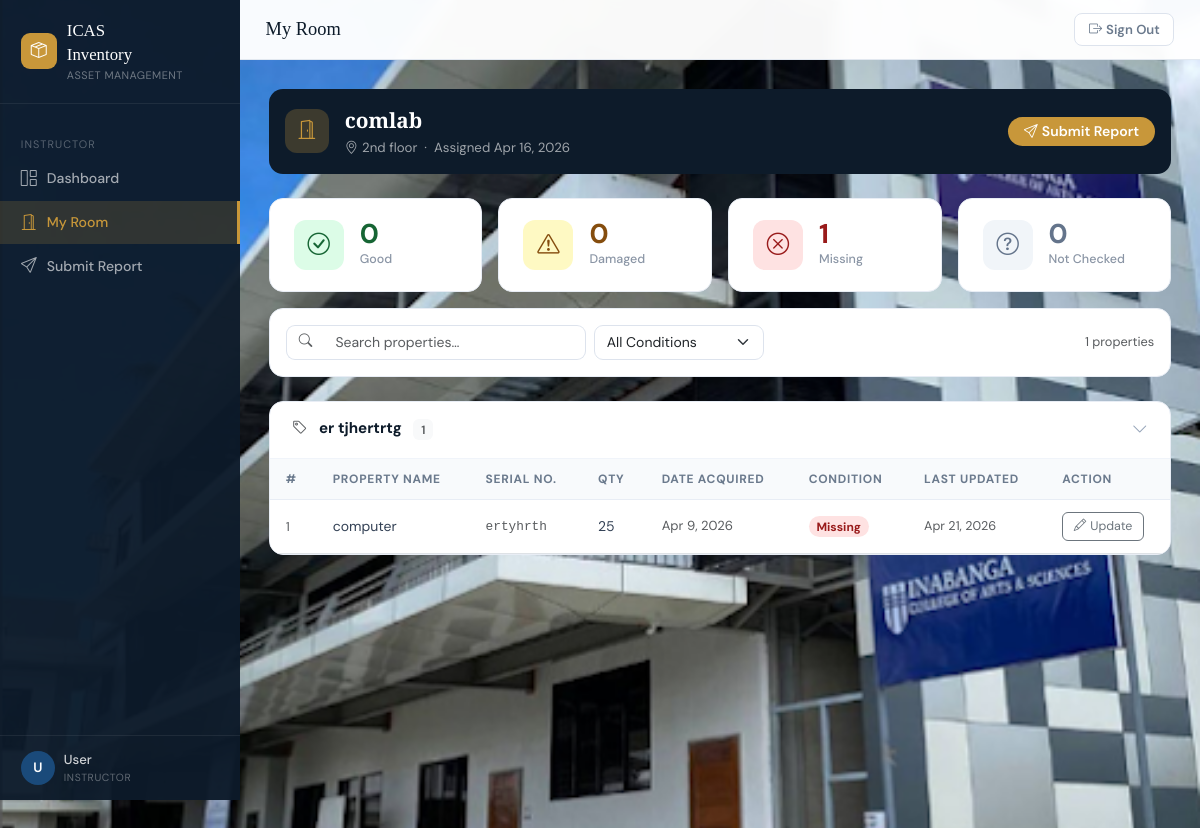
The page /instructor/my_room.php (signed in) on the database its author committed.
### tables this page shows
CREATE TABLE `room_assignments` (
  `id` int(11) NOT NULL,
  `instructor_id` int(11) NOT NULL,
  `room_id` int(11) NOT NULL,
  `assigned_date` date DEFAULT curdate()
);

CREATE TABLE `rooms` (
  `id` int(11) NOT NULL,
  `room_name` varchar(100) NOT NULL,
  `location` varchar(100) DEFAULT NULL,
  `description` text DEFAULT NULL
);

CREATE TABLE `properties` (
  `id` int(11) NOT NULL,
  `room_id` int(11) NOT NULL,
  `property_name` varchar(150) NOT NULL,
  `category` varchar(100) DEFAULT NULL,
  `serial_no` varchar(100) DEFAULT NULL,
  `quantity` int(11) DEFAULT 1,
  `date_acquired` date DEFAULT NULL,
  `remarks` text DEFAULT NULL
);

### instructor/my_room.php (the view, shortened to what this page needs)
<?php
require_once '../config/db.php';
$user = current_user();
$user_id = $user['id'];
$stmt = $pdo->prepare('
    SELECT ra.id AS assignment_id, r.id AS room_id,
           r.room_name, r.location, r.description, ra.assigned_date
    FROM room_assignments ra
    JOIN rooms r ON r.id = ra.room_id
    WHERE ra.instructor_id = ?
    ORDER BY ra.assigned_date DESC
    LIMIT 1
');
$stmt->execute([$user_id]);
$room = $stmt->fetch();
$properties = [];
if ($room) {
    $stmt = $pdo->prepare('
        SELECT
            p.*,
            pc.conditions   AS latest_condition,
            pc.notes       AS latest_notes,
            pc.reported_at AS latest_reported_at
        FROM properties p
        LEFT JOIN (
            SELECT pc1.*
            FROM property_conditions pc1
            INNER JOIN (
                SELECT property_id, MAX(reported_at) AS latest
                FROM property_conditions
                WHERE instructor_id = ?
                GROUP BY property_id
            ) newest ON pc1.property_id = newest.property_id
                     AND pc1.reported_at = newest.latest
            WHERE pc1.instructor_id = ?
        ) pc ON pc.property_id = p.id
        WHERE p.room_id = ?
        ORDER BY p.category, p.property_name
    ');
    $stmt->execute([$user_id, $user_id, $room['room_id']]);
    $properties = $stmt->fetchAll();
}
$by_category = [];
foreach ($properties as $prop) {
    $cat = $prop['category'] ?: 'Uncategorized';
    $by_category[$cat][] = $prop;
}
$count_good    = 0;
$count_damaged = 0;
$count_missing = 0;
$count_unset   = 0;
foreach ($properties as $p) {
    if     ($p['latest_condition'] === 'good')    $count_good++;
    elseif ($p['latest_condition'] === 'damaged') $count_damaged++;
    elseif ($p['latest_condition'] === 'missing') $count_missing++;
    else                                          $count_unset++;
}
require_once '../includes/header.php';
?>
<?php if (!$room): ?>
<div class="card-section text-center py-5">
    <i class="bi bi-building-slash" style="font-size:3rem;color:#d0d7e3;display:block;margin-bottom:1rem"></i>
    <h4 class="fw-bold" style="color:var(--brand-navy)">No Room Assigned</h4>
    <p class="text-muted mb-0">You have not been assigned to a room yet.<br>Please contact an administrator.</p>
</div>
<?php else: ?>
<div class="card-section mb-4" style="background:var(--brand-navy);color:#fff;border:none">
    <div class="p-3 d-flex align-items-center justify-content-between flex-wrap gap-3">
        <div class="d-flex align-items-center gap-3">
            <div style="width:44px;height:44px;background:rgba(200,151,58,.25);border-radius:12px;display:flex;align-items:center;justify-content:center;font-size:1.2rem;flex-shrink:0">
                <i class="bi bi-door-open" style="color:var(--brand-gold)"></i>
            </div>
            <div>
                <div style="font-family:'Playfair Display',serif;font-size:1.3rem;font-weight:700">
                    <?= htmlspecialchars($room['room_name']) ?>
                </div>
                <div style="font-size:.83rem;opacity:.6;margin-top:2px">
                    <?php if ($room['location']): ?>
                        <i class="bi bi-geo-alt me-1"></i><?= htmlspecialchars($room['location']) ?> &nbsp;·&nbsp;
                    <?php endif; ?>
                    Assigned <?= date('M j, Y', strtotime($room['assigned_date'])) ?>
                </div>
            </div>
        </div>
        <a href="submit_report.php" class="btn btn-sm rounded-pill px-3" style="background:var(--brand-gold);color:#fff;font-weight:600;border:none">
            <i class="bi bi-send me-1"></i>Submit Report
        </a>
    </div>
</div>
<div class="row g-3 mb-3">
    <?php
    $summaries = [
        ['label' => 'Good',        'count' => $count_good,    'icon' => 'check-circle',        'bg' => '#dcfce7', 'color' => '#166534'],
        ['label' => 'Damaged',     'count' => $count_damaged, 'icon' => 'exclamation-triangle', 'bg' => '#fef9c3', 'color' => '#854d0e'],
        ['label' => 'Missing',     'count' => $count_missing, 'icon' => 'x-circle',            'bg' => '#fee2e2', 'color' => '#991b1b'],
        ['label' => 'Not Checked', 'count' => $count_unset,   'icon' => 'question-circle',     'bg' => '#f1f5f9', 'color' => '#64748b'],
    ];
    foreach ($summaries as $s):
    ?>
        <div class="col-6 col-md-3">
            <div class="stat-card">
                <div class="stat-icon" style="background:<?= $s['bg'] ?>">
                    <i class="bi bi-<?= $s['icon'] ?>" style="color:<?= $s['color'] ?>"></i>
                </div>
                <div>
                    <div class="stat-value" style="color:<?= $s['color'] ?>"><?= $s['count'] ?></div>
                    <div class="stat-label"><?= $s['label'] ?></div>
                </div>
            </div>
        </div>
    <?php endforeach; ?>
</div>
<div class="card-section mb-4">
    <div class="p-3 d-flex align-items-center gap-2 flex-wrap">
        <div class="input-group" style="max-width:300px">
            <span class="input-group-text bg-white border-end-0" style="border-radius:9px 0 0 9px;border-color:#dde3ed">
                <i class="bi bi-search text-muted" style="font-size:.85rem"></i>
            </span>
            <input type="text" id="searchInput" class="form-control border-start-0"
                   placeholder="Search properties…"
                   style="border-radius:0 9px 9px 0;border-color:#dde3ed;font-size:.875rem"
                   oninput="filterTable()">
        </div>
        <select id="conditionFilter" class="form-select" style="max-width:170px;font-size:.875rem;border-radius:9px;border-color:#dde3ed" onchange="filterTable()">
            <option value="">All Conditions</option>
        </select>
        <div class="ms-auto text-muted" style="font-size:.8rem" id="countLabel">
            <?= count($properties) ?> properties
        </div>
    </div>
</div>
<?php if (empty($properties)): ?>
    <div class="card-section">
        <div class="empty-state">
            <i class="bi bi-archive"></i>
            <p>No properties found in this room.<br>Please contact an administrator to add items.</p>
        </div>
    </div>
<?php else: ?>
    <?php foreach ($by_category as $category => $items): ?>
        <div class="card-section mb-3 category-block">
            <div class="card-section-header" style="cursor:pointer" onclick="toggleCategory(this)">
                <h3 class="card-section-title">
                    <i class="bi bi-tag me-2 text-muted"></i>
                    <?= htmlspecialchars($category) ?>
                    <span class="badge bg-light text-muted ms-2" style="font-size:.75rem;font-weight:600"><?= count($items) ?></span>
                </h3>
                <i class="bi bi-chevron-down toggle-chevron" style="color:#94a3b8;transition:transform .2s"></i>
            </div>
            <div class="table-responsive category-body">
                <table class="table table-hover" id="propTable">
                    <thead>
                        <tr>
                            <th>#</th>
                            <th>Property Name</th>
                            <th>Serial No.</th>
                            <th>Qty</th>
                            <th>Date Acquired</th>
                            <th>Condition</th>
                            <th>Last Updated</th>
                            <th>Action</th>
                        </tr>
                    </thead>
                    <tbody>
                        <?php foreach ($items as $i => $prop): ?>
                            <?php
                            $cond = $prop['latest_condition'];
                            $badgeMap = [
                                'good'    => ['cls' => 'badge-good',    'label' => 'Good'],
                                'damaged' => ['cls' => 'badge-damaged', 'label' => 'Damaged'],
                                'missing' => ['cls' => 'badge-missing', 'label' => 'Missing'],
                            ];
                            $badge = $badgeMap[$cond] ?? null;
                            ?>
                            <tr class="prop-row"
                                data-name="<?= strtolower(htmlspecialchars($prop['property_name'])) ?>"
                                data-condition="<?= $cond ?? 'unchecked' ?>">
                                <td class="text-muted" style="font-size:.8rem"><?= $i + 1 ?></td>
                                <td class="fw-500"><?= htmlspecialchars($prop['property_name']) ?></td>
                                <td class="text-muted font-monospace" style="font-size:.8rem">
                                    <?= $prop['serial_no'] ? htmlspecialchars($prop['serial_no']) : '—' ?>
                                </td>
                                <td><?= (int) $prop['quantity'] ?></td>
                                <td class="text-muted" style="font-size:.82rem">
                                    <?= $prop['date_acquired'] ? date('M j, Y', strtotime($prop['date_acquired'])) : '—' ?>
                                </td>
                                <td>
                                    <?php if ($badge): ?>
                                        <span class="badge rounded-pill <?= $badge['cls'] ?>" style="font-size:.75rem">
                                            <?= $badge['label'] ?>
                                        </span>
                                    <?php else: ?>
                                        <span class="badge rounded-pill" style="background:#f1f5f9;color:#94a3b8;font-size:.75rem">Not Checked</span>
                                    <?php endif; ?>
                                </td>
                                <td class="text-muted" style="font-size:.79rem;white-space:nowrap">
                                    <?= $prop['latest_reported_at'] ? date('M j, Y', strtotime($prop['latest_reported_at'])) : '—' ?>
                                </td>
                                <td>
                                    <button class="btn btn-sm btn-outline-secondary rounded-2"
                                            style="font-size:.78rem;padding:.25rem .65rem"
                                            onclick="openConditionModal(<?= $prop['id'] ?>, '<?= htmlspecialchars(addslashes($prop['property_name'])) ?>', '<?= $cond ?? '' ?>', '<?= htmlspecialchars(addslashes($prop['latest_notes'] ?? '')) ?>')">
                                        <i class="bi bi-pencil me-1"></i>Update
                                    </button>
                                </td>
                            </tr>
                        <?php endforeach; ?>
                    </tbody>
                </table>
            </div>
        </div>
    <?php endforeach; ?>
<?php endif;  ?>
<?php endif;  ?>
<?php require_once '../includes/footer.php'; ?>

### includes/header.php (style rules this page uses)
:root { --brand-navy: #0d1b2a; --brand-blue: #1a4a7a; --brand-gold: #c8973a; --sidebar-w: 240px; --topbar-h: 60px; }
body { font-family: 'DM Sans', sans-serif; min-height: 100vh; background-image: url('../assets/images/icas_school_background.jpg'); background-size: cover; background-position: center center; background-repeat: no-repeat; background-attachment: fixed; }
.stat-card { background: #fff; border-radius: 14px; padding: 1.3rem 1.5rem; border: 1px solid #e8edf5; display: flex; align-items: center; gap: 1rem; }
.stat-icon { width: 50px; height: 50px; border-radius: 12px; display: flex; align-items: center; justify-content: center; font-size: 1.4rem; flex-shrink: 0; }
.stat-value { font-size: 1.7rem; font-weight: 700; color: var(--brand-navy); line-height: 1; }
.stat-label { font-size: .78rem; color: #8a95a5; margin-top: 3px; font-weight: 500; }
.card-section { background: #fff; border-radius: 14px; border: 1px solid #e8edf5; overflow: hidden; }
.card-section-header { padding: 1rem 1.4rem; border-bottom: 1px solid #f0f4fa; display: flex; align-items: center; justify-content: space-between; }
.card-section-title { font-weight: 700; font-size: .95rem; color: var(--brand-navy); margin: 0; }
.table { margin: 0; font-size: .875rem; }
.table thead th { background: #f8fafc; color: #6b7a8d; font-size: .75rem; font-weight: 700; letter-spacing: .06em; text-transform: uppercase; border-bottom: 1px solid #e8edf5; padding: .7rem 1rem; }
.table tbody td { padding: .75rem 1rem; vertical-align: middle; color: #334155; }
.badge-missing { background:#fee2e2; color:#991b1b; }

### rows shown on the page
room_assignments: room.room_name "comlab", room.location "2nd floor", assigned_date "Apr 16, 2026"
properties: property_name "computer", serial_no "ertyhrth", quantity "25", date_acquired "Apr 9, 2026", label "Missing", latest_reported_at "Apr 21, 2026"

### other values the page prints
substr($user_name, 0, 1) "U"
$user_name "User"
$user_role "INSTRUCTOR"
$page_title "My Room"
$s['count'] "0"
$s['label'] "Good"
$s['label'] "Damaged"
$s['count'] "1"
$s['label'] "Missing"
$s['label'] "Not Checked"
count($properties) "1"
$category "er tjhertrtg"
count($items) "1"
